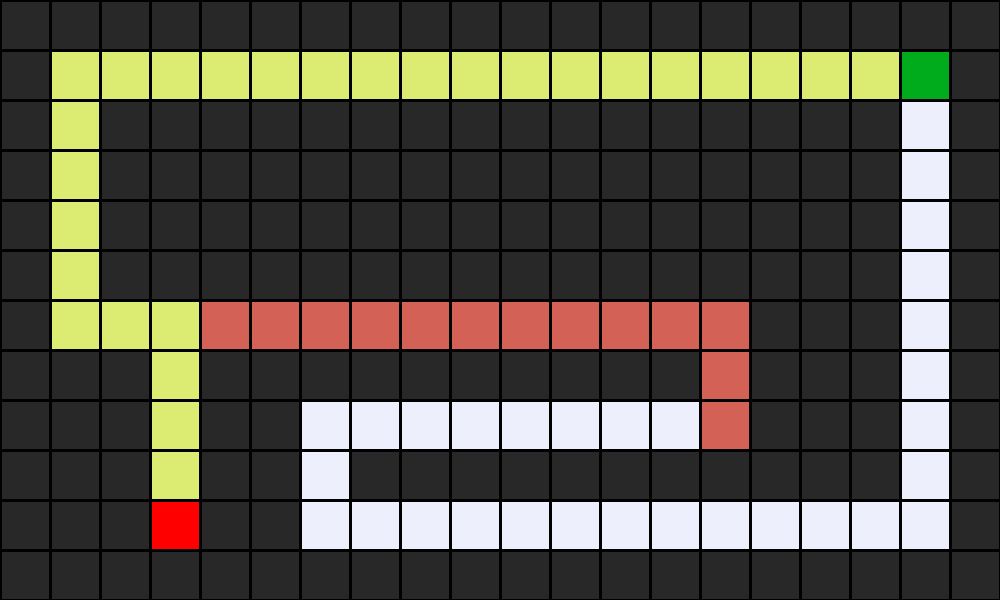

This chart was generated by the following Python code:
import sys

class Node:
    def __init__(self, state, parent, action, cost, steps):
        self.state = state
        self.parent = parent
        self.action = action
        self.cost = cost
        self.steps = steps
    
    def __repr__(self):
        return f"{self.state}: {self.cost}"

class StackFrontier:
    def __init__(self):
        self.frontier = []

    def contains_state(self, state):
        return any([state == node.state for node in self.frontier])
    
    def add(self, node):
        self.frontier.append(node)
    
    def empty(self):
        return len(self.frontier) == 0
    
    def remove(self):
        node = self.frontier[-1]
        self.frontier.pop(-1)
        return node

class QueueFrontier(StackFrontier):
    def remove(self):
        node = self.frontier[0]
        self.frontier.pop(0)
        return node

class KnownFrontier(QueueFrontier):
    #Keep track of lowest heusristic cost value
    n = 0
    
    #Intelligent choice of node as per the cost of travel
    def remove(self):
        #Check if the frontier has more than 1 value
        if len(self.frontier) > 1:
            #Checks if the previous heuristic cost value(N-1) is less the current value
            if KnownFrontier.n != 0:
                if ((self.frontier[KnownFrontier.n-1].cost + self.frontier[KnownFrontier.n-1].steps) <=
                (self.frontier[KnownFrontier.n].cost + self.frontier[KnownFrontier.n].steps)):
                    KnownFrontier.n-=1

            #In the event the value ahead(N+1) has a lower heuristic cost    
            elif (self.frontier[KnownFrontier.n+1].cost + self.frontier[KnownFrontier.n+1].steps < 
                  self.frontier[KnownFrontier.n].cost + self.frontier[KnownFrontier.n].steps):
                KnownFrontier.n+=1
        
        node = self.frontier[KnownFrontier.n]
        self.frontier.pop(KnownFrontier.n)
        return node
    
    def __repr__(self):
        values = [x for x in self.frontier]
        return f"[{values}]"


class Maze:
    def __init__(self, filename):
        with open(filename) as f:
            contents = f.read()
        
        #validate maze goal and initial point
        if contents.count('A') != 1 and contents.count('B') != 1:
            raise Exception('The maze must have only one start and goal')
        maze = contents.splitlines()
        self.height = len(maze)
        self.width = max(len(rw) for rw in maze)

        #define walls
        self.walls = []
        for i, row in enumerate(maze):
            rows = []
            for j in (range(self.width)):
                try:
                    if maze[i][j] == 'A':
                        self.start = (i, j)
                        rows.append(False)
                    elif maze[i][j] == 'B':
                        self.goal = (i, j)
                        rows.append(False)
                    elif maze[i][j] == ' ':
                        rows.append(False)
                    else:
                        rows.append(True)
                except IndexError:
                    rows.append(True)
                
            self.walls.append(rows)
        

        self.solution = None # stores array of actions [0] and array of cells to move through(state) [1]
    
    def neighbours(self, state):
        row, col = state
        candidates = [
            ((row -1, col),"up"),
            ((row + 1, col), "down"),
            ((row, col - 1), "left"),
            ((row, col + 1), "right")
        ]

        result = []
        for (i, j), action in candidates:
            
            if 0<= i < self.height and 0 <= j < self.width and not self.walls[i][j]:
                result.append(((i, j), action))
        
        return result
    


    def print(self):
        solution = self.solution[1] if self.solution is not None else None

        #printing full maze
        print()
        for i, row in enumerate(self.walls):
            print()
            for j, col in enumerate(row):
                if col:
                    print("#",end="")
                elif (i, j) == self.start:
                    print("A", end="")
                elif (i, j) == self.goal:
                    print("B", end="")
                elif solution is not None and (i, j) in solution:
                    print("*", end="")
                else:
                    print(" ", end="")
        print()


    def solve(self):
        #define empty frontier
        self.frontier = KnownFrontier()
        #set empty explored set and no_ of explored sets

        self.num_explored = 0

        self.explored = set()
        #initialise the start state
        self.frontier.add(Node(state=self.start,
                                parent= None,
                                action=None,
                                cost=(
                                    abs(self.start[0] - self.goal[0]) + abs(self.start[1] - self.goal[1])
                                    ),
                                steps = 0
                                    ))
        print('Solving...')

        while True:

            if self.frontier.empty():
                raise Exception("No solution exists")

            #expand Node
            print(self.frontier)
            node = self.frontier.remove()
            self.num_explored +=1
            #analyze Node
            if node.state == self.goal:
                action = []
                cells = []
                while node.parent is not None:
                    action.append(node.action)
                    cells.append(node.state)
                    node = node.parent

                action.reverse()
                cells.reverse()
                self.solution = (action, cells)
                return
            else:
                #Expand Node
                self.explored.add(node.state)

                for (i, j), action in self.neighbours(node.state):
                    if (i, j) not in self.explored and not self.frontier.contains_state((i, j)):
                        new_node = Node(
                            state=(i, j),
                            parent=node,
                            action=action,
                            cost=(
                                abs(i - self.goal[0]) + abs(j - self.goal[1])
                                ),
                            steps=node.steps+1
                            )
                        self.frontier.add(new_node)
                        

    def output_image(self, filename, show_solution=True, show_explored=False):
        from PIL import Image, ImageDraw
        cell_size = 50
        cell_border = 2

        #Create blank canvas
        img = Image.new(
            "RGBA",
            (self.width * cell_size, self.height * cell_size),
            "black"
        )
        draw = ImageDraw.Draw(img)

        solution = self.solution[1] if self.solution is not None else None
        for i, row in enumerate(self.walls):
            for j, col in enumerate(row):

                #if wall
                if col:
                    fill = (40, 40, 40)
                
                #Start
                elif (i, j) == self.start:
                    fill = (255, 0, 0)
                
                #End/Goal
                elif (i, j) == self.goal:
                    fill = (0, 171, 28)
                
                #Solution
                elif solution is not None and  (i, j) in solution:
                    fill = (220, 235, 113)
                
                #Explored
                elif solution is not None and show_explored and (i, j) in self.explored:
                    fill = (212, 97, 85)
                
                #Empty cell
                else:
                    fill = (237, 240, 252)

                #Draw cell
                draw.rectangle(
                    ([(j * cell_size + cell_border, i * cell_size + cell_border),
                      ((j + 1) * cell_size - cell_border, (i + 1) * cell_size - cell_border)]),
                      fill=fill
                )

        img.save(filename)


if len(sys.argv) != 2:
    sys.exit("Usage: python maze.py maze.txt")

m = Maze(sys.argv[1])
print("Maze:")
m.print()
print("Solving...")
m.solve()
print("States Explored: ", m.num_explored)
print("Solution:")
m.print()
m.output_image("maze.png", show_explored=True)
